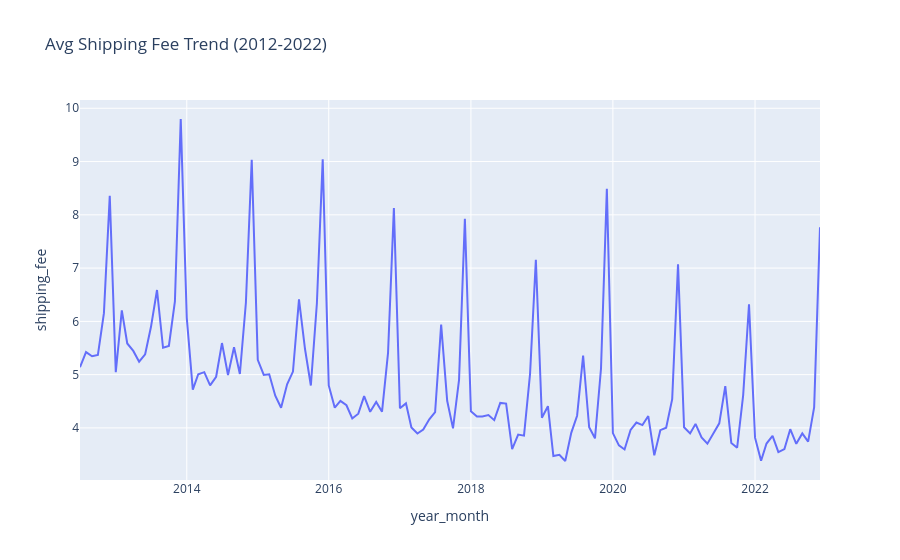

Notebook code cell kept with this figure:
### Markdown cell above
## 3. Shipping Cost Impact
Did expensive shipping kill the conversion?

### Code cell
# Merge shipments with orders to get year_month
ship_orders = shipments.merge(orders[['order_id', 'year_month']], on='order_id')

ship_cost = ship_orders.groupby('year_month')['shipping_fee'].mean().reset_index()
fig = px.line(ship_cost, x='year_month', y='shipping_fee', 
              title='Avg Shipping Fee Trend (2012-2022)')
fig.write_image(PLOT_DIR / "20_shipping_cost_trend.png")
fig.show()
